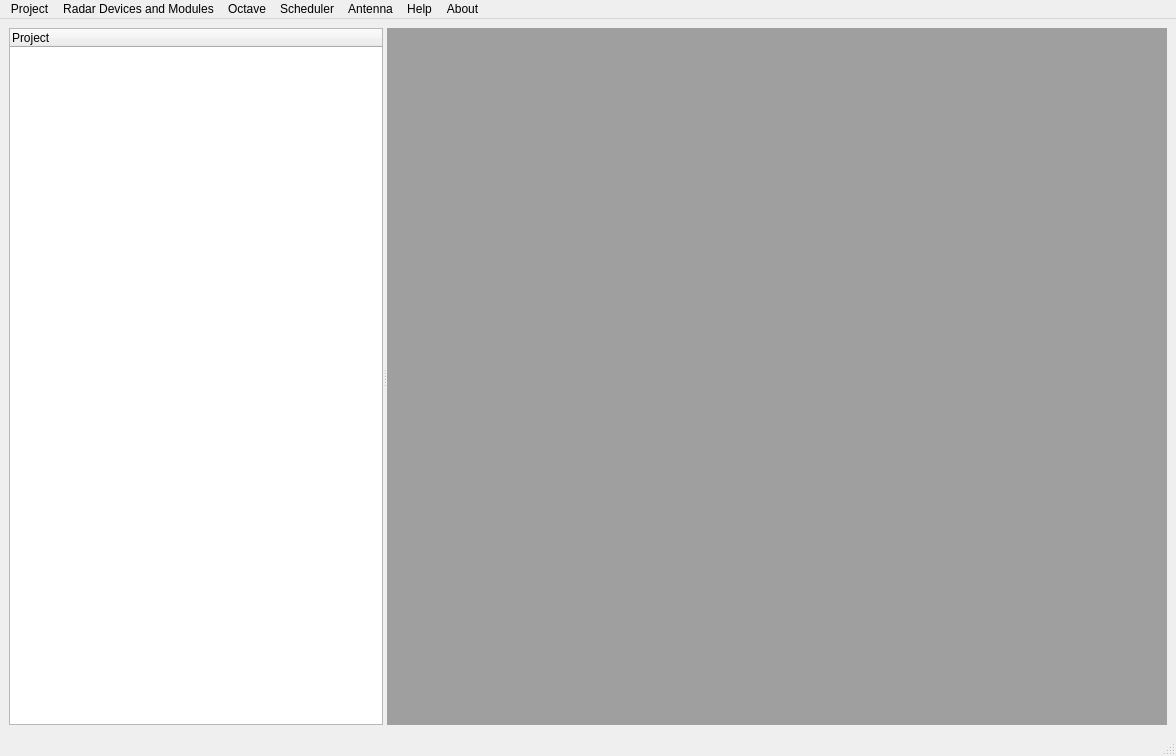
<?xml version="1.0" encoding="UTF-8"?>
<ui version="4.0">
 <class>MainWindow</class>
 <widget class="QMainWindow" name="MainWindow">
  <property name="geometry">
   <rect>
    <x>0</x>
    <y>0</y>
    <width>1176</width>
    <height>756</height>
   </rect>
  </property>
  <property name="windowTitle">
   <string>ARIA - Radar Development Kit</string>
  </property>
  <property name="windowIcon">
   <iconset resource="icons/aria_rdk.qrc">
    <normaloff>:/icons/ARIA_Logo_2019_solo_simbolo_250dpi.png</normaloff>:/icons/ARIA_Logo_2019_solo_simbolo_250dpi.png</iconset>
  </property>
  <widget class="QWidget" name="centralwidget">
   <layout class="QGridLayout" name="gridLayout">
    <item row="0" column="0">
     <widget class="QSplitter" name="splitter">
      <property name="orientation">
       <enum>Qt::Orientation::Horizontal</enum>
      </property>
      <widget class="QTreeWidget" name="treeProject">
       <attribute name="headerVisible">
        <bool>true</bool>
       </attribute>
       <column>
        <property name="text">
         <string>Project</string>
        </property>
       </column>
      </widget>
      <widget class="QMdiArea" name="mdiArea"/>
     </widget>
    </item>
   </layout>
  </widget>
  <widget class="QMenuBar" name="menubar">
   <property name="geometry">
    <rect>
     <x>0</x>
     <y>0</y>
     <width>1176</width>
     <height>25</height>
    </rect>
   </property>
   <widget class="QMenu" name="menuRadar_Module">
    <property name="title">
     <string>Radar Devices and Modules</string>
    </property>
    <widget class="QMenu" name="menuRadar_Modules">
     <property name="title">
      <string>Radar Modules</string>
     </property>
     <addaction name="actionNew_Radar_Module"/>
     <addaction name="actionConfigure_RadarModule"/>
     <addaction name="actionImport_Radar_Module"/>
     <addaction name="actionDelete_Radar_Module"/>
     <addaction name="actionSave_2"/>
    </widget>
    <addaction name="actionNew_Device"/>
    <addaction name="actionDelete_Device"/>
    <addaction name="actionScan"/>
    <addaction name="actionFW_Upload"/>
    <addaction name="actionConfigure"/>
    <addaction name="separator"/>
    <addaction name="separator"/>
    <addaction name="menuRadar_Modules"/>
   </widget>
   <widget class="QMenu" name="menuOctave">
    <property name="title">
     <string>Octave</string>
    </property>
    <widget class="QMenu" name="menuOctaveScripts">
     <property name="enabled">
      <bool>true</bool>
     </property>
     <property name="tearOffEnabled">
      <bool>true</bool>
     </property>
     <property name="title">
      <string>Scripts</string>
     </property>
     <addaction name="actionOctaveScriptNew"/>
     <addaction name="actionOctaveScriptSave"/>
     <addaction name="actionOctaveScriptSave_as"/>
     <addaction name="actionOctaveScriptClose"/>
    </widget>
    <addaction name="actionOctaveInterface"/>
    <addaction name="separator"/>
    <addaction name="menuOctaveScripts"/>
    <addaction name="separator"/>
   </widget>
   <widget class="QMenu" name="menuHelp">
    <property name="title">
     <string>Help</string>
    </property>
   </widget>
   <widget class="QMenu" name="menuAbout">
    <property name="title">
     <string>About</string>
    </property>
    <addaction name="actionAbout"/>
   </widget>
   <widget class="QMenu" name="menuAntenna">
    <property name="title">
     <string>Antenna</string>
    </property>
    <addaction name="actionEvaluate_Antenna"/>
    <addaction name="separator"/>
   </widget>
   <widget class="QMenu" name="menuProject">
    <property name="title">
     <string>Project</string>
    </property>
    <widget class="QMenu" name="menuAdd">
     <property name="title">
      <string>Add..</string>
     </property>
     <addaction name="actionExisting_Script"/>
     <addaction name="actionExisting_Radar_Device_Descriptor"/>
     <addaction name="actionExisting_Radar_Module_File"/>
    </widget>
    <addaction name="actionNew"/>
    <addaction name="actionOpem"/>
    <addaction name="actionSave"/>
    <addaction name="actionClose"/>
    <addaction name="actionClone"/>
    <addaction name="separator"/>
    <addaction name="menuAdd"/>
   </widget>
   <widget class="QMenu" name="menuScheduler">
    <property name="title">
     <string>Scheduler</string>
    </property>
    <addaction name="actionNew_Scheduler"/>
    <addaction name="actionDelete_Scheduler"/>
    <addaction name="actionConfigure_Scheduler"/>
   </widget>
   <addaction name="menuProject"/>
   <addaction name="menuRadar_Module"/>
   <addaction name="menuOctave"/>
   <addaction name="menuScheduler"/>
   <addaction name="menuAntenna"/>
   <addaction name="menuHelp"/>
   <addaction name="menuAbout"/>
  </widget>
  <widget class="QStatusBar" name="statusbar"/>
  <action name="actionScan">
   <property name="text">
    <string>Scan</string>
   </property>
   <property name="toolTip">
    <string>Scan for Modules Connected to a Serial Port</string>
   </property>
  </action>
  <action name="actionConnect">
   <property name="enabled">
    <bool>false</bool>
   </property>
   <property name="text">
    <string>Connect</string>
   </property>
   <property name="toolTip">
    <string>Connect current module</string>
   </property>
  </action>
  <action name="actionOctaveSetup">
   <property name="text">
    <string>Setup</string>
   </property>
  </action>
  <action name="actionOctaveInterface">
   <property name="text">
    <string>Open interface...</string>
   </property>
  </action>
  <action name="actionOctaveScriptNew">
   <property name="enabled">
    <bool>true</bool>
   </property>
   <property name="text">
    <string>New</string>
   </property>
   <property name="toolTip">
    <string>Create new octave script</string>
   </property>
  </action>
  <action name="actionOctaveScriptSave">
   <property name="text">
    <string>Save</string>
   </property>
  </action>
  <action name="actionOctaveScriptSave_as">
   <property name="text">
    <string>Save as...</string>
   </property>
  </action>
  <action name="actionOctaveScriptClose">
   <property name="text">
    <string>Close</string>
   </property>
  </action>
  <action name="actionRun">
   <property name="text">
    <string>Run</string>
   </property>
  </action>
  <action name="actionFW_Upload">
   <property name="enabled">
    <bool>true</bool>
   </property>
   <property name="text">
    <string>FW Upload</string>
   </property>
  </action>
  <action name="actionScan_blank_modules">
   <property name="text">
    <string>Scan blank modules</string>
   </property>
  </action>
  <action name="actionUpload_firmware">
   <property name="text">
    <string>Upload firmware</string>
   </property>
  </action>
  <action name="actionConfigure">
   <property name="text">
    <string>Configure</string>
   </property>
  </action>
  <action name="actionDataNewVariable">
   <property name="text">
    <string>New Data Container</string>
   </property>
  </action>
  <action name="actionEvaluate_Antenna">
   <property name="text">
    <string>Evaluate Antenna</string>
   </property>
  </action>
  <action name="actionDesign_array">
   <property name="text">
    <string>Design array</string>
   </property>
  </action>
  <action name="actionNew">
   <property name="text">
    <string>New</string>
   </property>
  </action>
  <action name="actionSave">
   <property name="text">
    <string>Save</string>
   </property>
  </action>
  <action name="actionClose">
   <property name="text">
    <string>Close</string>
   </property>
  </action>
  <action name="actionClone">
   <property name="text">
    <string>Clone</string>
   </property>
  </action>
  <action name="actionOpem">
   <property name="text">
    <string>Open</string>
   </property>
  </action>
  <action name="actionFolder">
   <property name="text">
    <string>Folder</string>
   </property>
  </action>
  <action name="actionScript">
   <property name="text">
    <string>Script</string>
   </property>
  </action>
  <action name="actionRadar_module_definition">
   <property name="text">
    <string>Radar module definition</string>
   </property>
  </action>
  <action name="actionAntenna_model">
   <property name="text">
    <string>Antenna model</string>
   </property>
  </action>
  <action name="actionNew_Radar_Module">
   <property name="text">
    <string>New Radar Module</string>
   </property>
  </action>
  <action name="actionImport_Radar_Module">
   <property name="text">
    <string>Import Radar Module...</string>
   </property>
  </action>
  <action name="actionDelete_Radar_Module">
   <property name="text">
    <string>Delete Radar Module</string>
   </property>
  </action>
  <action name="actionSave_2">
   <property name="text">
    <string>Save Current Radar Module</string>
   </property>
  </action>
  <action name="actionDiscard">
   <property name="text">
    <string>Discard</string>
   </property>
  </action>
  <action name="actionAbout">
   <property name="text">
    <string>About...</string>
   </property>
  </action>
  <action name="actionNew_Scheduler">
   <property name="text">
    <string>New</string>
   </property>
  </action>
  <action name="actionNew_Device">
   <property name="enabled">
    <bool>false</bool>
   </property>
   <property name="text">
    <string>New Device</string>
   </property>
   <property name="visible">
    <bool>false</bool>
   </property>
  </action>
  <action name="actionDelete_Scheduler">
   <property name="text">
    <string>Delete</string>
   </property>
  </action>
  <action name="actionDelete_Device">
   <property name="text">
    <string>Delete</string>
   </property>
  </action>
  <action name="actionConfigure_RadarModule">
   <property name="text">
    <string>Configure</string>
   </property>
  </action>
  <action name="actionConfigure_Scheduler">
   <property name="text">
    <string>Configure</string>
   </property>
  </action>
  <action name="actionAdd_existing">
   <property name="enabled">
    <bool>true</bool>
   </property>
   <property name="text">
    <string>Add existing...</string>
   </property>
  </action>
  <action name="actionRemove">
   <property name="text">
    <string>Remove</string>
   </property>
  </action>
  <action name="actionExisting_Script">
   <property name="text">
    <string>Existing Script</string>
   </property>
  </action>
  <action name="actionExisting_Radar_Device_Descriptor">
   <property name="text">
    <string>Existing Radar Device File</string>
   </property>
  </action>
  <action name="actionExisting_Radar_Module_File">
   <property name="text">
    <string>Existing Radar Module File</string>
   </property>
  </action>
 </widget>
 <resources>
  <include location="icons/aria_rdk.qrc"/>
 </resources>
 <connections/>
</ui>
